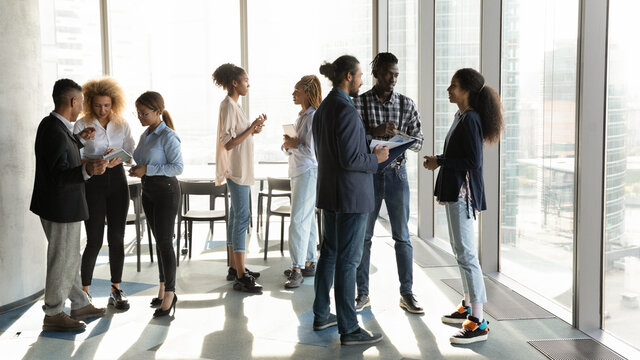
#> input picture imgs/networking.jpg, 640 x 360 px, given in place of the camera
$ python check_perception.py
#> lines starting #> are read from the running program, lines starting #| are printed output that depends on the picture; after the words box and inside, x2 and y2 are one past the last pixel; in counts of white or black regions, pixels touching at a corner belong together
### src/perception/face_detector.py
"""Face detection with a smoothing window (WP1).

Provides:
  * Frame sources  -- WebcamSource, PepperCameraSource (qiBullet top camera).
  * HaarFaceDetector -- OpenCV Haar-cascade detector implementing the
    ``Perception`` contract, with a five-frame smoothing window so brief missed
    detections do not cause the interaction to flicker on/off.
  * ScriptedPerception -- a camera-free stand-in for testing the state machine
    (and demoing the flow) without qiBullet or a webcam.

OpenCV is imported lazily so ScriptedPerception works in environments where
``cv2`` is not installed.
"""

from __future__ import annotations

import collections
import logging
import os
import threading
import time
from typing import Deque, Optional

log = logging.getLogger("wp1.perception")

# cv2 is optional: only the real camera detectors need it.
try:
    import cv2  # type: ignore
except Exception:  # pragma: no cover - environment dependent
    cv2 = None  # type: ignore


# ---------------------------------------------------------------------------
# Frame sources
# ---------------------------------------------------------------------------

class WebcamSource:
    """A local webcam frame source (cv2.VideoCapture)."""

    def __init__(self, index: int = 0) -> None:
        if cv2 is None:
            raise RuntimeError("OpenCV (cv2) is required for WebcamSource.")
        # On Windows the default MSMF backend often opens the device but then
        # can't grab frames (CvCapture_MSMF::grabFrame ... -1072875772). Prefer
        # DirectShow there, which is far more reliable, and fall back to the
        # platform default if DirectShow can't deliver a frame.
        self.cap = self._open(index)
        if self.cap is None:
            raise RuntimeError("Could not open webcam index %d." % index)

    @staticmethod
    def _open(index):
#> called with index = 0
        backends = []
        if os.name == "nt":
            backends.append(getattr(cv2, "CAP_DSHOW", 0))
        backends.append(getattr(cv2, "CAP_ANY", 0))
        for backend in backends:
            cap = cv2.VideoCapture(index, backend) if backend else cv2.VideoCapture(index)
            if cap.isOpened():
                ok, _ = cap.read()  # MSMF can report isOpened() yet fail to stream
                if ok:
                    return cap
            cap.release()
        return None

    def read(self):
        ok, frame = self.cap.read()
#> frame is the input picture: shape (360, 640, 3); mean B, G, R 167.9, 171.6, 171.7
        return frame if ok else None

    def release(self) -> None:
        try:
            self.cap.release()
        except Exception:
            pass


class PepperCameraSource:
    """Frame source backed by Pepper's simulated camera in qiBullet.

    Pass the spawned ``pepper`` object; the source subscribes to the requested
    camera and returns BGR frames compatible with OpenCV.
    """

    # [10 lines left out: function __init__, not called in this run]

    def read(self):
        return self.pepper.getCameraFrame(self.handle)

    # [5 lines left out: function release, not called in this run]


# ---------------------------------------------------------------------------
# Haar-cascade detector with smoothing window
# ---------------------------------------------------------------------------

class HaarFaceDetector:
    """Detects faces in frames from a source, smoothing over a sliding window.

    ``face_stable()`` (Idle -> Greeting trigger) requires the window to be full
    and at least ``stable_threshold`` of those frames to contain a face.
    ``is_present()`` uses a looser bar so brief misses during the interaction do
    not look like the user left.
    """

    def __init__(
        self,
        source,
        window: int = 5,
        stable_threshold: int = 4,
        present_threshold: int = 2,
        cascade_path: Optional[str] = None,
        min_face_size: int = 60,
        recognizer=None,
    ) -> None:
        if cv2 is None:
            raise RuntimeError("OpenCV (cv2) is required for HaarFaceDetector.")
        self.source = source
        self.stable_threshold = stable_threshold
        self.present_threshold = present_threshold
        self.min_face_size = min_face_size
        self.recognizer = recognizer  # optional FaceRecognizer (WP1 requirement #1)
        self._window: Deque[bool] = collections.deque(maxlen=window)

        if cascade_path is None:
            cascade_path = cv2.data.haarcascades + "haarcascade_frontalface_default.xml"
        self.cascade = cv2.CascadeClassifier(cascade_path)
        if self.cascade.empty():
            raise RuntimeError("Failed to load Haar cascade from %r." % cascade_path)

        # Last frame/faces from tick() — handy for visual diagnostics.
        self.last_frame = None
        self.last_faces = []
        self.last_identity: Optional[str] = None

    def tick(self) -> bool:
        frame = self.source.read()
        detected = False
        faces = []
        identity = None
        if frame is not None:
            gray = cv2.cvtColor(frame, cv2.COLOR_BGR2GRAY)
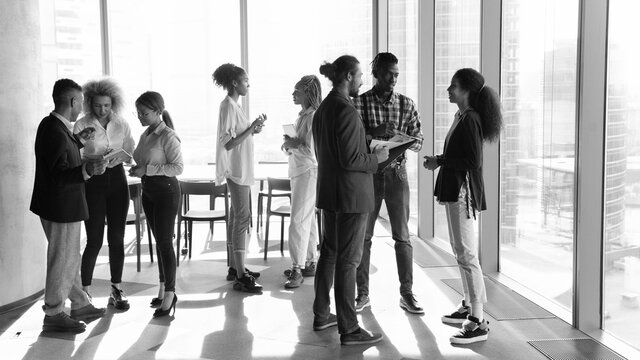
#> gray: shape (360, 640); min 0, max 255, mean 171.2
            faces = self.cascade.detectMultiScale(
                gray,
                scaleFactor=1.1,
                minNeighbors=5,
                minSize=(self.min_face_size, self.min_face_size),
            )
#> faces = ()
            detected = len(faces) > 0
#> detected = False
            if detected and self.recognizer is not None:
                largest = max(faces, key=lambda b: b[2] * b[3])
                identity = self.recognizer.identify(gray, largest)
        self.last_frame = frame
        self.last_faces = faces
#> self.last_faces = ()
        self.last_identity = identity
        self._window.append(detected)
        return detected

    def face_stable(self) -> bool:
        full = len(self._window) == self._window.maxlen
        return full and self._window.count(True) >= self.stable_threshold

    def is_present(self) -> bool:
        return self._window.count(True) >= self.present_threshold

    def identify(self) -> Optional[str]:
        """Authorized user's name for the current face, or None (WP1 requirement #1)."""
        return self.last_identity

    def reset(self) -> None:
        self._window.clear()

    def release(self) -> None:
        self.source.release()


# ---------------------------------------------------------------------------
# Preview wrapper — shows a live OpenCV window with detection overlay
# ---------------------------------------------------------------------------

class PreviewPerception:
    """Wraps any detector exposing ``last_frame``/``last_faces`` (e.g.
    ``HaarFaceDetector``) and renders a live preview window on every tick.

    Transparent decorator: forwards the full ``Perception`` interface, so it can
    be dropped in anywhere a detector is expected. The window updates whenever
    the FSM ticks perception (idle loop, presence checks, ack wait).
    """

    # [26 lines left out: functions __init__, tick, not called in this run]

    def face_stable(self) -> bool:
        return self.inner.face_stable()

    def is_present(self) -> bool:
        return self.inner.is_present()

    def identify(self):
        return getattr(self.inner, "identify", lambda: None)()

    @property
    def last_frame(self):
        return getattr(self.inner, "last_frame", None)

    @property
    def last_faces(self):
        return getattr(self.inner, "last_faces", [])

    @property
    def recognizer(self):
        return getattr(self.inner, "recognizer", None)

    def reset(self) -> None:
        self.inner.reset()

    # [6 lines left out: function release, not called in this run]


# ---------------------------------------------------------------------------
# Threaded wrapper — keeps capture + preview alive on a background thread
# ---------------------------------------------------------------------------

class ThreadedPerception:
    """Runs an inner detector on its own thread so detection and the preview
    window keep updating even when the main thread is blocked (e.g. waiting on
    console input during the dialogue, or sleeping through a gesture).

    Without this, the OpenCV window only refreshes when the FSM happens to call
    ``tick()`` and so appears to "freeze" the moment the interaction starts.

    All OpenCV highgui calls happen on this one background thread (required for
    stability); the FSM-facing methods are cheap, lock-guarded accessors.
    """

    # [43 lines left out: functions __init__, _loop, not called in this run]

    # The background thread does the real work; tick() just reports latest state.
    def tick(self) -> bool:
        return self._detected

    def face_stable(self) -> bool:
        with self._lock:
            return self.inner.face_stable()

    def is_present(self) -> bool:
        with self._lock:
            return self.inner.is_present()

    def identify(self):
        with self._lock:
            return getattr(self.inner, "identify", lambda: None)()

    # [14 lines left out: functions last_frame, last_faces, recognizer, not called in this run]

    def reset(self) -> None:
        with self._lock:
            self.inner.reset()

    # [4 lines left out: function release, not called in this run]


# ---------------------------------------------------------------------------
# Scripted (camera-free) perception for tests / headless demo
# ---------------------------------------------------------------------------

class ScriptedPerception:
    """Deterministic ``Perception`` stand-in driven by tick count.

    A face becomes detected from tick ``stable_after`` onward, and (optionally)
    the user "leaves" from tick ``leaves_after`` onward. Useful for exercising
    the full FSM cycle without any camera.
    """

    # [13 lines left out: functions __init__, tick, not called in this run]

    def face_stable(self) -> bool:
        return self._present

    def is_present(self) -> bool:
        return self._present

    # [4 lines left out: function reset, not called in this run]

    def release(self) -> None:
        pass

### src/check_perception.py
"""Standalone perception diagnostic (WP1).

Runs the real Haar face detector against a webcam or Pepper's qiBullet camera so
you can confirm detection works *before* wiring it into the FSM. Shows a live
window with detection boxes and the smoothing-window status:

    detected  -- a face was found in THIS frame
    present   -- enough recent frames had a face (interaction stays alive)
    STABLE    -- window full + >= threshold frames -> would trigger Greeting

Press 'q' (or Esc) in the window to quit. With --no-window it prints a status
line per frame instead (useful over SSH / headless).

Examples:
    python check_perception.py --source webcam
    python check_perception.py --source webcam --no-window
    python check_perception.py --source pepper
"""

from __future__ import annotations

import argparse
import os
import sys
import time

sys.path.insert(0, os.path.dirname(os.path.abspath(__file__)))

try:
    import cv2
except Exception:
    cv2 = None

from perception.face_detector import HaarFaceDetector, PepperCameraSource, WebcamSource


def build_source(args):
    if args.source == "webcam":
        return WebcamSource(args.camera_index), (lambda: None)
    if args.source == "pepper":
        from qibullet import SimulationManager

        sim = SimulationManager()
        client = sim.launchSimulation(gui=not args.headless)
        pepper = sim.spawnPepper(client, spawn_ground_plane=True)
        return PepperCameraSource(pepper), (lambda: sim.stopSimulation(client))
    raise ValueError("Unknown source: %s" % args.source)


def main(argv=None) -> int:
    parser = argparse.ArgumentParser(description="WP1 perception diagnostic.")
    parser.add_argument("--source", choices=["webcam", "pepper"], default="webcam")
    parser.add_argument("--camera-index", type=int, default=0)
    parser.add_argument("--headless", action="store_true", help="qiBullet without GUI.")
    parser.add_argument("--no-window", action="store_true", help="Print status, no GUI window.")
    args = parser.parse_args(argv)

    if cv2 is None:
        print("ERROR: OpenCV (cv2) is not installed. Run `uv sync` in Project/ first.")
        return 1

    source, cleanup = build_source(args)
    det = HaarFaceDetector(source)

    print("Perception diagnostic running (source=%s). Ctrl-C / 'q' to quit." % args.source)
    show = not args.no_window
    try:
        while True:
            detected = det.tick()
#> detected = False
            present = det.is_present()
            stable = det.face_stable()

            if show and det.last_frame is not None:
                frame = det.last_frame.copy()
                for (x, y, w, h) in det.last_faces:
                    cv2.rectangle(frame, (x, y), (x + w, y + h), (0, 255, 0), 2)
#> this loop made 0 passes
                status = "detected=%s present=%s %s" % (
                    detected, present, "STABLE" if stable else "")
#> status = 'detected=False present=False '
                color = (0, 255, 0) if stable else (0, 200, 255) if present else (0, 0, 255)
                cv2.putText(frame, status, (10, 25),
                            cv2.FONT_HERSHEY_SIMPLEX, 0.6, color, 2)
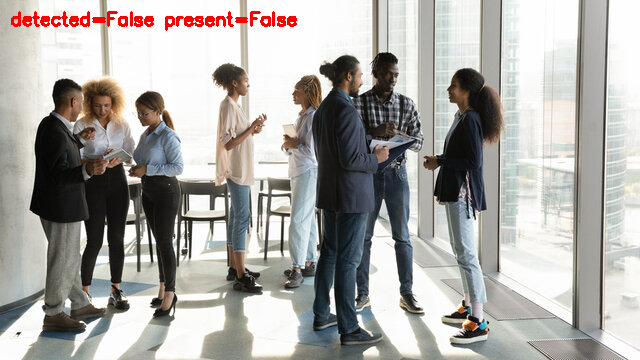
#> frame: shape (360, 640, 3); 0.89% of pixels changed, all inside (x1, y1, x2, y2) = (11, 11, 297, 31)
                cv2.imshow("WP1 perception check", frame)
                if cv2.waitKey(1) & 0xFF in (ord("q"), 27):
#> (key q is pressed here)
                    break
            else:
                print("detected=%-5s present=%-5s stable=%-5s faces=%d" % (
                    detected, present, stable, len(det.last_faces)))
                time.sleep(0.1)
    except KeyboardInterrupt:
        pass
    finally:
        det.release()
        cleanup()
        if cv2 is not None:
            cv2.destroyAllWindows()
    return 0


if __name__ == "__main__":
    raise SystemExit(main())
#> (the program exits here)

$ run again, on imgs/nightlife.jpg
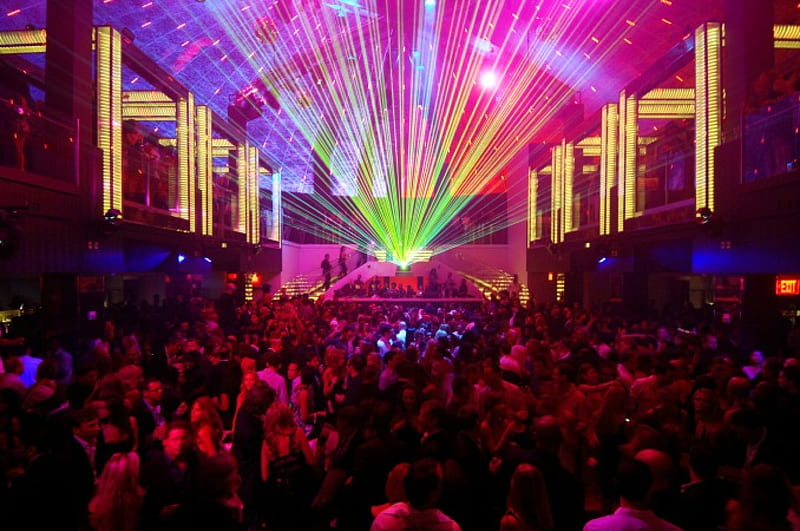
#> input picture imgs/nightlife.jpg, 800 x 531 px, given in place of the camera
#> in read, frame is the input picture: shape (531, 800, 3); mean B, G, R 64.8, 38.7, 94.9
#> in tick, `gray = cv2.cvtColor(frame, cv2.COLOR_BGR2GRAY)`:
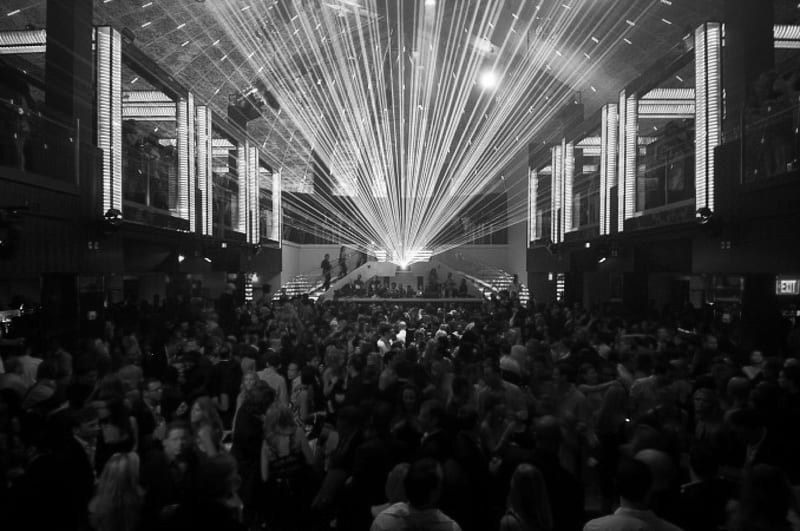
#> gray: shape (531, 800); min 0, max 255, mean 58.5
#> faces = ()
#> in tick, `detected = len(faces) > 0`: detected = False
#> self.last_faces = ()
#> in main, `detected = det.tick()`: detected = False
#> status = 'detected=False present=False '
#> in main, `cv2.putText(frame, status, (10, 25), cv2.FONT_HERSHEY_SIMPLEX, 0.6, co..`:
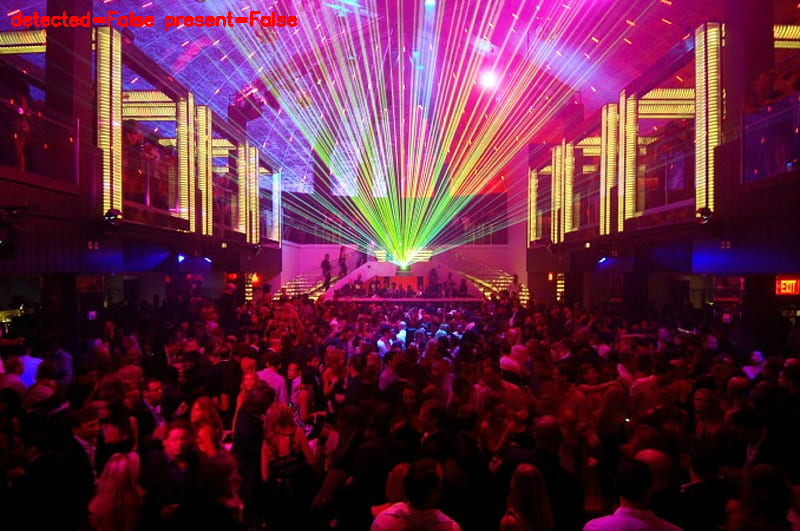
#> frame: shape (531, 800, 3); 0.48% of pixels changed, all inside (x1, y1, x2, y2) = (11, 11, 297, 31)

$ run again, on imgs/outdoor.jpg
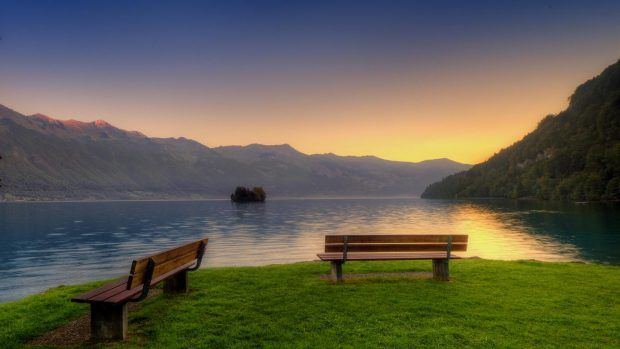
#> input picture imgs/outdoor.jpg, 620 x 349 px, given in place of the camera
#> in read, frame is the input picture: shape (349, 620, 3); mean B, G, R 79.5, 95.1, 98
#> in tick, `gray = cv2.cvtColor(frame, cv2.COLOR_BGR2GRAY)`:
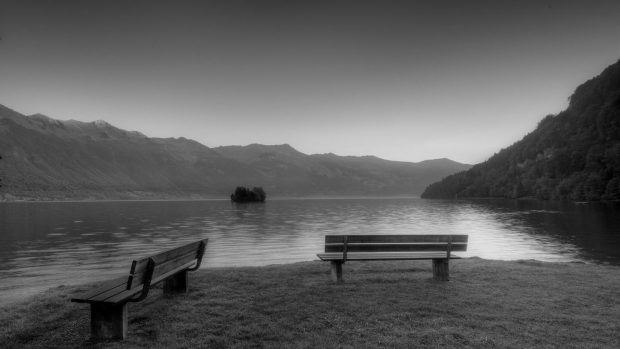
#> gray: shape (349, 620); min 0, max 228, mean 94.2
#> faces = ()
#> in tick, `detected = len(faces) > 0`: detected = False
#> self.last_faces = ()
#> in main, `detected = det.tick()`: detected = False
#> status = 'detected=False present=False '
#> in main, `cv2.putText(frame, status, (10, 25), cv2.FONT_HERSHEY_SIMPLEX, 0.6, co..`:
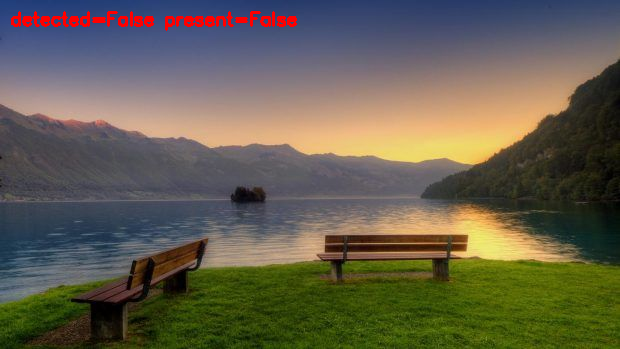
#> frame: shape (349, 620, 3); 0.95% of pixels changed, all inside (x1, y1, x2, y2) = (11, 11, 297, 31)
